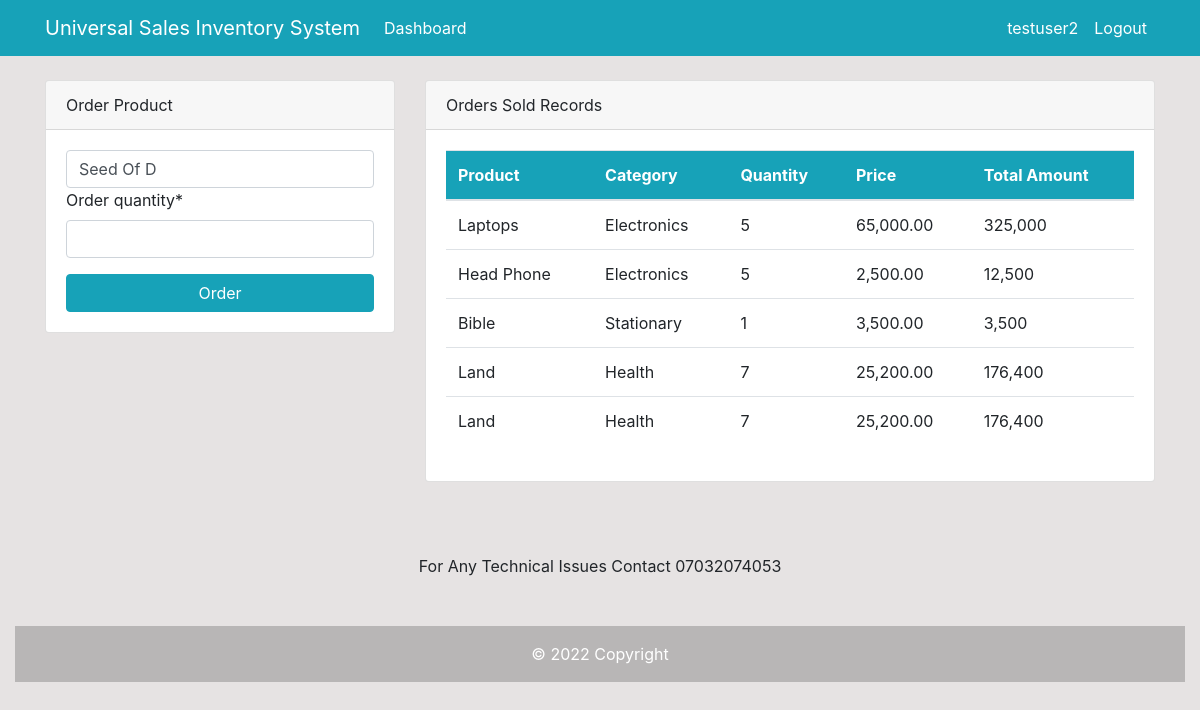
The page /product-order/1/ (signed in) on the database its author committed.
### store/models.py (models this page shows, shortened)
class Product(models.Model):
    CATEGORY_CHOICES = (
        ('Stationary', 'Stationary'),
        ('Electronics', 'Electronics'),
        ('Food', 'Food'),
        ('Health', 'Health')
    )
    name = models.CharField(max_length=200)
    price = models.DecimalField(max_digits=10, decimal_places=2)
    description = models.TextField(max_length=350)
    quantity = models.PositiveIntegerField()
    category = models.CharField(max_length=70, choices=CATEGORY_CHOICES, default=1)

class OrderItem(models.Model):
    product = models.ForeignKey(Product, related_name="orderitem", on_delete=models.CASCADE, null=True, blank=True)
    order_price = models.DecimalField(max_digits=10, decimal_places=2)
    order_quantity = models.PositiveIntegerField()
    total_price = models.PositiveIntegerField()
    seller_id = models.ForeignKey(User, on_delete=models.CASCADE)

### store/views.py (the view)
# urls.py: path('product-order/<int:pk>/', views.product_order, name='product-order'),
@login_required(login_url='user-login')
def product_order(request, pk):
    products = Product.objects.all()
    product_count = products.count()
    orders = OrderItem.objects.all()
    order_count = orders.count()
    customer = User.objects.filter(groups=1)
    customer_count = customer.count()
    product = Product.objects.filter(id=pk).first()
    if request.method == 'POST':
        form = OrderForm(request.POST)
        if form.is_valid():
            obj = form.save(commit=False)
            if product.quantity < obj.order_quantity:
                messages.error(request, f'{product.name} quantity is insufficient, available qty: {product.quantity}')
                return redirect('product-order')
            else:
                new_qty = product.quantity - obj.order_quantity
                obj.seller_id = request.user
                obj.product = product
                obj.order_price = product.price
                obj.total_price = product.price * obj.order_quantity
                obj.save()
                product.quantity = new_qty
                product.save()
    else:
        form = OrderForm()
    context = {
        'form': form,
        'orders': orders,
        'products': products,
        'product':product,
        'product_count': product_count,
        'order_count': order_count,
        'customer_count': customer_count,
    }
    return render(request, 'store/customer_index.html', context)

### store/forms.py
class OrderForm(forms.ModelForm):
    class Meta:
        model = OrderItem
        fields = ['order_quantity']

### templates/store/customer_index.html (shortened to what this page needs)
{% extends 'base.html' %}
{% block content %}
{% load crispy_forms_tags %}
{% load humanize %}
<div>
    <div class="row mt-4">
        <div class="col-md-4">
            <div class="card">
                <div class="card-header">
                    Order Product
                </div>
                <div class="card-body">
                    <form method="post">
                        <input type="text" name="product_name" value="{{product.name }}" list="products" placeholder="search products" class="form-control">
                        {{form |crispy}}
                        <input class="btn btn-info btn-block" type="submit" value="Order">
                    </form>
                </div>
            </div>
        </div>
        <div class="col-md-8">
            <div class="card">
                <div class="card-header">
                    Orders Sold Records
                </div>
                <div class="card-body">
                    <table class="table bg-white">
                        <thead class="bg-info text-white">
                            <tr>
                                <th scope="col">Product</th>
                                <th scope="col">Category</th>
                                <th scope="col">Quantity</th>
                                <th scope="col">Price</th>
                                <th scope="col">Total Amount</th>
                            </tr>
                        </thead>
                        <tbody>
                            {% for order in orders %}
                            {% if order.seller_id == user %}
                            <tr>
                                <td>{{ order.product.name }}</td>
                                <td>{{ order.product.category }}</td>
                                <td>{{ order.order_quantity }}</td>
                                <td>{{ order.order_price | intcomma }}</td>
                                <td>{{ order.total_price | intcomma }}</td>
                            </tr>
                            {% endif %}
                            {% endfor %}
                        </tbody>
                    </table>
                </div>
            </div>
        </div>
    </div>
</div>
{% endblock %}

### templates/nav.html (shortened to what this page needs)
{% load static %}
<nav class="navbar navbar-expand-lg navbar-info bg-info">
    <div class="container">
        {% if user.is_authenticated %}
        <a class="navbar-brand text-white" href="{% url 'store-index' %}">Universal Sales Inventory System</a>
        <div class="collapse navbar-collapse" id="navbarSupportedContent">
            <ul class="navbar-nav mr-auto">
                <li class="nav-item active">
                    <a class="nav-link text-white" href="{% url 'store-index' %}">Dashboard </a>
                </li>
            </ul>
            <ul class="navbar-nav ml-auto">
                <li class="nav-item active">
                    <a class="nav-link text-white" href="{% url 'user-profile' %}">{{ user.username }}
                        <span class="sr-only">(current)</span></a>
                </li>
                <li class="nav-item">
                    <a class="nav-link text-white" href="{% url 'user-logout' %}">Logout</a>
                </li>
            </ul>
            {% endif %}
        </div>
    </div>
</nav>

### static/style.css (style rules this page uses)
body { background: rgb(230, 227, 227); }

### rows shown on the page
Product: product_name "Seed Of D"
OrderItem: product.name "Laptops", product.category "Electronics", order_quantity "5", order_price "65,000.00", total_price "325,000"
OrderItem: product.name "Head Phone", product.category "Electronics", order_quantity "5", order_price "2,500.00", total_price "12,500"
OrderItem: product.name "Bible", product.category "Stationary", order_quantity "1", order_price "3,500.00", total_price "3,500"
OrderItem: product.name "Land", product.category "Health", order_quantity "7", order_price "25,200.00", total_price "176,400"
OrderItem: product.name "Land", product.category "Health", order_quantity "7", order_price "25,200.00", total_price "176,400"

### other values the page prints
{{ user.username }} "testuser2"
